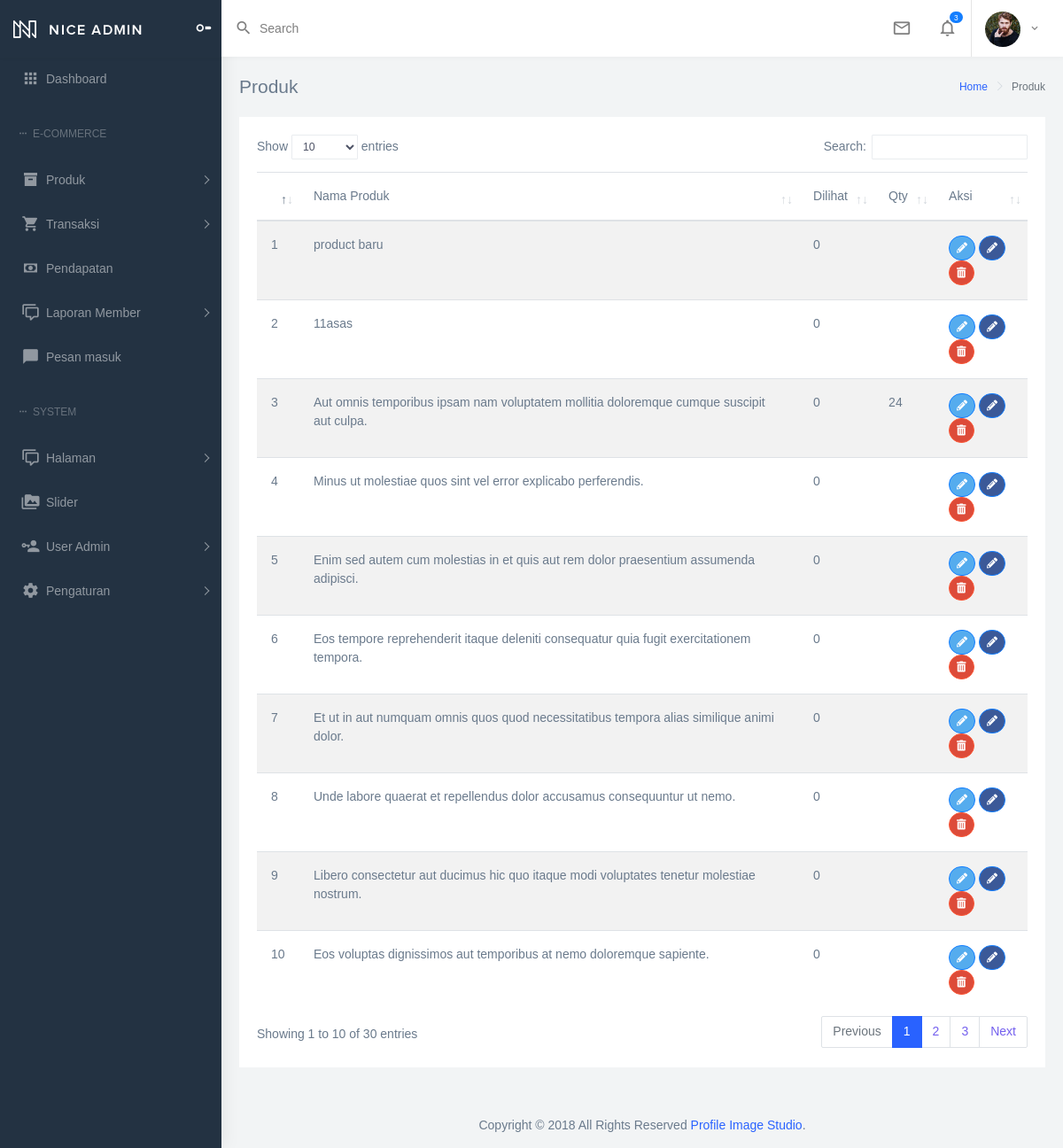
Screenshot of /index.php/admin/product with the database file from the repository.
### tables this page shows
CREATE TABLE `em_products` (
  `id` int(10) unsigned NOT NULL AUTO_INCREMENT,
  `id_useradmin` int(10) unsigned NOT NULL,
  `id_category` int(10) unsigned NOT NULL,
  `title_product` varchar(255) NOT NULL,
  `slug_product` varchar(255) NOT NULL,
  `price` int(11) NOT NULL,
  `weight` int(11) DEFAULT NULL,
  `length` int(11) DEFAULT NULL,
  `width` int(11) DEFAULT NULL,
  `height` int(11) DEFAULT NULL,
  `simple_description` text,
  `description` longtext,
  `id_measurement` int(10) unsigned NOT NULL,
  `url_vidio` longtext,
  `status` int(11) DEFAULT '0',
  `deleted_at` timestamp NULL DEFAULT NULL,
  `created_at` timestamp NULL DEFAULT NULL,
  `updated_at` timestamp NULL DEFAULT NULL,
  PRIMARY KEY (`id`) USING BTREE,
  KEY `em_products_id_user_foreign` (`id_useradmin`) USING BTREE,
  KEY `em_products_id_categories_foreign` (`id_category`) USING BTREE,
  KEY `em_products_id_measurement_foreign` (`id_measurement`) USING BTREE,
  CONSTRAINT `em_products_id_categories_foreign` FOREIGN KEY (`id_category`) REFERENCES `em_product_categories` (`id`) ON DELETE NO ACTION ON UPDATE NO ACTION,
  CONSTRAINT `em_products_id_measurement_foreign` FOREIGN KEY (`id_measurement`) REFERENCES `em_product_measurements` (`id`) ON DELETE NO ACTION ON UPDATE NO ACTION,
  CONSTRAINT `em_products_id_user_foreign` FOREIGN KEY (`id_useradmin`) REFERENCES `em_useradmins` (`id`) ON DELETE NO ACTION ON UPDATE NO ACTION
);

### application/controllers/admin/Product.php (called while the page is built, shortened)
<?php
class Product extends PIS_Controller {
  public function index()
  {
    $data['codepage']     = "back_product";
    $data['page_title'] 	= 'Produk';
    $data['product']      = $this->product->getListProduct()->result_array();
    $this->template->back_views('site/back/productList',$data);
  }
}

### index.php (called while the page is built, shortened)
<?php
require_once BASEPATH.'core/CodeIgniter.php';

### application/models/Mod_product.php (called while the page is built, shortened)
<?php
class Mod_product extends CI_Model {
  protected $product             = 'em_products';
  protected $product_variant     = 'em_product_variations';
  protected $product_view        = 'em_product_views';
  public function getListProduct(){
    $this->db->select('*');
    $this->db->from($this->product);
    $this->db->where('status', 1);
    $this->db->where('deleted_at',null);
    $this->db->order_by('created_at', 'desc');
    return $this->db->get();
  }
  public function getView($id){
    $this->db->where('id_product', $id);
    $this->db->from($this->product_view);
    return $this->db->count_all_results();
  }
  public function getStock($id){
    $this->db->select_sum('qty');
    $this->db->from($this->product_variant);
    $this->db->where('id_product',$id );
    return $this->db->get();
  }
}

### application/helpers/em_helper.php (called while the page is built, shortened)
<?php  if ( ! defined('BASEPATH')) exit('No direct script access allowed');
if ( ! function_exists('count_view_product')) {
	function count_view_product($id){
		$CI =& get_instance();
		$result = $CI->Mod_product->getView($id);
		return $result;
	}
}
if ( ! function_exists('count_variant_product')) {
	function count_variant_product($id){
		$CI =& get_instance();
    $result = $CI->Mod_product->getStock($id)->row_array();
    $query = $result['qty'];
		return $query;
	}
}

### application/helpers/pis_helper.php (called while the page is built, shortened)
<?php  if ( ! defined('BASEPATH')) exit('No direct script access allowed');
if (!function_exists('assets_url'))
{
    function assets_url( $type = null, $path = null )
    {
        $url = base_url() . "assets/" . $type . "/" . $path;
        return $url;
    }
}
if (!function_exists('vendor_url'))
{
    function vendor_url( $libraries = null )
    {
        $url = base_url() . "assets/vendor/" . $libraries;
        return $url;
    }
}

### application/views/site/back/productList.php (the view, shortened to what this page needs)
<div class="container-fluid" data-codepage="<?php echo $codepage ?>">
	<div class="row">
		<div class="col-12">
			<div class="card">
				<div class="card-body">
					<div class="table-responsive">
						<table id="listProduct" class="table table-striped" style="width:100%">
							<thead>
								<tr>
									<th></th>
									<th width="65%" >Nama Produk</th>
									<th>Dilihat</th>
									<th>Qty</th>
									<th>Aksi</th>
								</tr>
							</thead>
							<tbody>
              <?php
              $no = 1;
              foreach ($product as $p):?>
                <tr>
                    <td><?= $no?></td>
                    <td><?= $p['title_product']?></td>
                    <td><?= count_view_product($p['id'])?></td>
                    <td><?= count_variant_product($p['id'])?></td>
                    <td>
                      <button class="btn btn-twitter waves-effect btn-rounded waves-light btn-info btn-sm edit-product " type="button" onclick="location.href='<?php echo base_url('admin/product/edit/'.$p['slug_product'])?>" ><i class="fas fa-pencil-alt"></i></button>
                      <a href="<?php echo base_url('admin/product/editProduct/'.$p['id'])?>"><button class="btn btn-facebook waves-effect btn-rounded waves-light btn-info btn-sm edit-product " type="button"><i class="fas fa-pencil-alt"></i></button></a>
                      <button class="btn btn-googleplus waves-effect btn-rounded waves-light btn-danger btn-sm del-product" type="button" data-id="<?= $p['id']?>" data-dir="<?php echo base_url('admin/Product/del_product/')?>"><i class="fas fa-trash-alt"></i></button>
                    </td>
                </tr>
              <?php
              $no++;
              endforeach?>
						</table>
					</div>
				</div>
			</div>
		</div>
	</div>
</div>

### application/views/layouts/back/css.php (shortened to what this page needs)
<?php if($codepage == "back_index"):?>
  <link href="<?php echo vendor_url('plugins/c3/c3.min.css');?>" rel="stylesheet">
  <link href="<?php echo vendor_url('plugins/chartist/chartist.min.css'); ?>" rel="stylesheet">
<?php elseif($codepage == "back_product" ||
            @$codepage == "back_slider" ||
            @$codepage == "back_transaction"):?>
  <link rel="stylesheet" href="<?php echo vendor_url('plugins/datatables/dataTables.bootstrap4.css') ?>">
  <link rel="stylesheet" href="<?php echo vendor_url('plugins/datatables/responsive.dataTables.css') ?>">
  <link rel="stylesheet" href="<?php echo vendor_url('plugins/datatables/buttons.dataTables.min.css') ?>">
<?php elseif(@$codepage == "back_setting"):?>
  <link rel="stylesheet" href="<?php echo vendor_url('plugins/dropify/dropify.min.css') ?>">
  <link rel="stylesheet" href="<?php echo vendor_url('plugins/tagsinput/jquery-tagsinput.min.css') ?>">
<?php endif;?>
  <link href="<?php echo vendor_url('back/css/style.min.css'); ?>" rel="stylesheet">
  <link href="<?php echo vendor_url('plugins/sweetalert/sweetalert.css') ?>" rel="stylesheet" type="text/css">
  <link href="<?php echo assets_url('css','custom.back.css'); ?>" rel="stylesheet">

### application/views/layouts/back/header.php (shortened to what this page needs)
<header class="topbar">
	<nav class="navbar top-navbar navbar-expand-md navbar-dark">
		<div class="navbar-header">
			<div class="navbar-brand">
				<a href="index.html" class="logo">
					<b class="logo-icon">
						<img src="<?php echo vendor_url('back/images/logo-light-icon.png'); ?>" alt="homepage" class="light-logo" />
					</b>
					<span class="logo-text">
						<img src="<?php echo vendor_url('back/images/logo-light-text.png'); ?>" class="light-logo" alt="homepage" />
					</span>
				</a>
				<a class="sidebartoggler d-none d-md-block" href="javascript:void(0)" data-sidebartype="mini-sidebar">
					<i class="mdi mdi-toggle-switch mdi-toggle-switch-off font-20"></i>
				</a>
			</div>
		</div>
		<div class="navbar-collapse collapse" id="navbarSupportedContent">
			<ul class="navbar-nav float-left mr-auto">
				<li class="nav-item search-box">
					<a class="nav-link waves-effect waves-dark" href="javascript:void(0)">
						<div class="d-flex align-items-center">
							<i class="mdi mdi-magnify font-20 mr-1"></i>
							<div class="ml-1 d-none d-sm-block">
								<span>Search</span>
							</div>
						</div>
					</a>
				</li>
			</ul>
			<ul class="navbar-nav float-right">
				<li class="nav-item dropdown">
					<a class="nav-link dropdown-toggle waves-effect waves-dark" href="#" id="2" data-toggle="dropdown"
						aria-haspopup="true" aria-expanded="false">
						<i class="font-22 mdi mdi-email-outline"></i>
					</a>
				</li>
				<li class="nav-item dropdown border-right">
					<a class="nav-link dropdown-toggle waves-effect waves-dark" href="#" data-toggle="dropdown"
						aria-haspopup="true" aria-expanded="false">
						<i class="mdi mdi-bell-outline font-22"></i>
						<span class="badge badge-pill badge-info noti">3</span>
					</a>
				</li>
				<li class="nav-item dropdown">
					<a class="nav-link dropdown-toggle waves-effect waves-dark pro-pic" href="#" data-toggle="dropdown"
						aria-haspopup="true" aria-expanded="false">
						<img src="<?php echo vendor_url('back/images/users/2.jpg'); ?>" alt="user" class="rounded-circle" width="40">
						<span class="m-l-5 font-medium d-none d-sm-inline-block"><?php echo ucwords($_SESSION['fullname']);?><i
								class="mdi mdi-chevron-down"></i></span>
					</a>
				</li>
			</ul>
		</div>
	</nav>
</header>

### application/views/layouts/back/footer.php
<footer class="footer text-center">Copyright &copy; 2018 All Rights Reserved<a href="https://profileimage.studio/"> Profile Image Studio</a>.</footer>

### application/views/layouts/back/menu.php (shortened to what this page needs)
<aside class="left-sidebar">
	<div class="scroll-sidebar">
		<nav class="sidebar-nav">
			<ul id="sidebarnav">
				<li class="sidebar-item"> <a class="sidebar-link waves-effect waves-dark sidebar-link" href="<?php echo base_url('admin/dashboard')?>"
					 aria-expanded="false"><i class="mdi mdi-apps"></i><span class="hide-menu">Dashboard</span></a></li>
				<li class="nav-small-cap">
					<i class="mdi mdi-dots-horizontal"></i>
					<span class="hide-menu">E-commerce</span>
				</li>
				<li class="sidebar-item">
					<a class="sidebar-link has-arrow waves-effect waves-dark" href="javascript:void(0)" aria-expanded="false">
						<i class="mdi mdi-archive"></i>
						<span class="hide-menu">Produk </span>
					</a>
				</li>
				<li class="sidebar-item">
					<a class="sidebar-link has-arrow waves-effect waves-dark" href="javascript:void(0)" aria-expanded="false">
						<i class="mdi mdi-cart"></i>
						<span class="hide-menu">Transaksi </span>
					</a>
				</li>
				<li class="sidebar-item"> <a class="sidebar-link waves-effect waves-dark sidebar-link" href="<?php echo base_url('admin/Transaction/earning')?>"
					 aria-expanded="false"><i class="mdi mdi-cash"></i><span class="hide-menu">Pendapatan</span></a></li>
				<li class="sidebar-item">
					<a class="sidebar-link has-arrow waves-effect waves-dark" href="javascript:void(0)" aria-expanded="false">
						<i class="mdi mdi-comment-multiple-outline"></i>
						<span class="hide-menu">Laporan Member</span>
					</a>
				</li>
				<li class="sidebar-item"> <a class="sidebar-link waves-effect waves-dark sidebar-link" href="<?php echo base_url('admin/Contact')?>"
					 aria-expanded="false"><i class="mdi mdi-message"></i><span class="hide-menu">Pesan masuk</span></a></li>
				<li class="nav-small-cap">
					<i class="mdi mdi-dots-horizontal"></i>
					<span class="hide-menu">System</span>
				</li>
				<li class="sidebar-item">
					<a class="sidebar-link has-arrow waves-effect waves-dark" href="javascript:void(0)" aria-expanded="false">
						<i class="mdi mdi-comment-multiple-outline"></i>
						<span class="hide-menu">Halaman</span>
					</a>
				</li>
				<li class="sidebar-item"> <a class="sidebar-link waves-effect waves-dark sidebar-link" href="<?php echo base_url('admin/Setting/slider')?>"
					 aria-expanded="false"><i class="mdi mdi-folder-multiple-image"></i><span class="hide-menu">Slider</span></a></li>
				<li class="sidebar-item">
					<a class="sidebar-link has-arrow waves-effect waves-dark" href="javascript:void(0)" aria-expanded="false">
						<i class="mdi mdi-account-key"></i>
						<span class="hide-menu">User Admin </span>
					</a>
				</li>
				<li class="sidebar-item">
					<a class="sidebar-link has-arrow waves-effect waves-dark" href="javascript:void(0)" aria-expanded="false">
						<i class="mdi mdi-settings"></i>
						<span class="hide-menu">Pengaturan</span>
					</a>
				</li>
			</ul>
		</nav>
	</div>
</aside>

### application/libraries/Template.php (shortened to what this page needs)
<?php
class Template {
    protected $_ci;
    function __construct() {
        $this->_ci = &get_instance();
    }
    function back_views( $template = NULL, $data = NULL ) {
        if( $template != NULL )
        $data['_body']      = $this->_ci->load->view($template, $data, TRUE);
        $data['_preloader'] = $this->_ci->load->view('layouts/back/preloader', $data, TRUE);
        $data['_css']       = $this->_ci->load->view('layouts/back/css', $data, TRUE);
        $data['_js']        = $this->_ci->load->view('layouts/back/js', $data, TRUE);
        $data['_header']    = $this->_ci->load->view('layouts/back/header', $data, TRUE);
        $data['_footer']    = $this->_ci->load->view('layouts/back/footer', $data, TRUE);
        $data['_head']      = $this->_ci->load->view('layouts/back/head', $data, TRUE);
        $data['_menu']      = $this->_ci->load->view('layouts/back/menu', $data, TRUE);
        echo $data['_template']  = $this->_ci->load->view('layouts/back/template', $data, TRUE);
    }
}
?>

### application/views/layouts/back/template.php (shortened to what this page needs)
<!DOCTYPE html>
<html dir="ltr" lang="en">
<?php if($codepage == "back_login"): ?>
  <head>
    <?php echo @$_head ?>
    <?php echo @$_css ?>
  </head>
  <body>
    <div class="main-wrapper">
      <?php echo @$_preloader; ?>
      <?php echo @$_body; ?>
    </div>
    <?php echo @$_js; ?>
  </body>
<?php else: ?>
  <head>
    <?php echo @$_css ?>
  </head>
  <body>
    <div id="main-wrapper">
      <?php echo @$_header; ?>
      <?php echo @$_menu; ?>
      <div class="page-wrapper">
        <div class="page-breadcrumb">
          <div class="row">
            <div class="col-5 align-self-center">
              <h4 class="page-title"><?php echo @$page_title; ?></h4>
            </div>
            <div class="col-7 align-self-center">
              <div class="d-flex align-items-center justify-content-end">
                <nav aria-label="breadcrumb">
                  <ol class="breadcrumb">
                    <li class="breadcrumb-item">
                      <a href="<?php echo base_url('Dashboard')?>">Home</a>
                    </li>
                    <li class="breadcrumb-item active" aria-current="page"><?php echo @$page_title; ?></li>
                  </ol>
                </nav>
              </div>
            </div>
          </div>
        </div>
        <?php echo @$_body; ?>
        <?php echo @$_footer; ?>
      </div>
    </div>
  </body>
<?php endif; ?>
</html>

### rows the page displays
em_products: title_product "product baru", id "0"
em_products: title_product "11asas", id "0"
em_products: title_product "Aut omnis temporibus ipsam nam voluptatem mollitia doloremque cumque suscipit aut culpa.", id "0", id "24"
em_products: title_product "Minus ut molestiae quos sint vel error explicabo perferendis.", id "0"
em_products: title_product "Enim sed autem cum molestias in et quis aut rem dolor praesentium assumenda adipisci.", id "0"
em_products: title_product "Eos tempore reprehenderit itaque deleniti consequatur quia fugit exercitationem tempora.", id "0"
em_products: title_product "Et ut in aut numquam omnis quos quod necessitatibus tempora alias similique animi dolor.", id "0"
em_products: title_product "Unde labore quaerat et repellendus dolor accusamus consequuntur ut nemo.", id "0"
em_products: title_product "Libero consectetur aut ducimus hic quo itaque modi voluptates tenetur molestiae nostrum.", id "0"
em_products: title_product "Eos voluptas dignissimos aut temporibus at nemo doloremque sapiente.", id "0"
